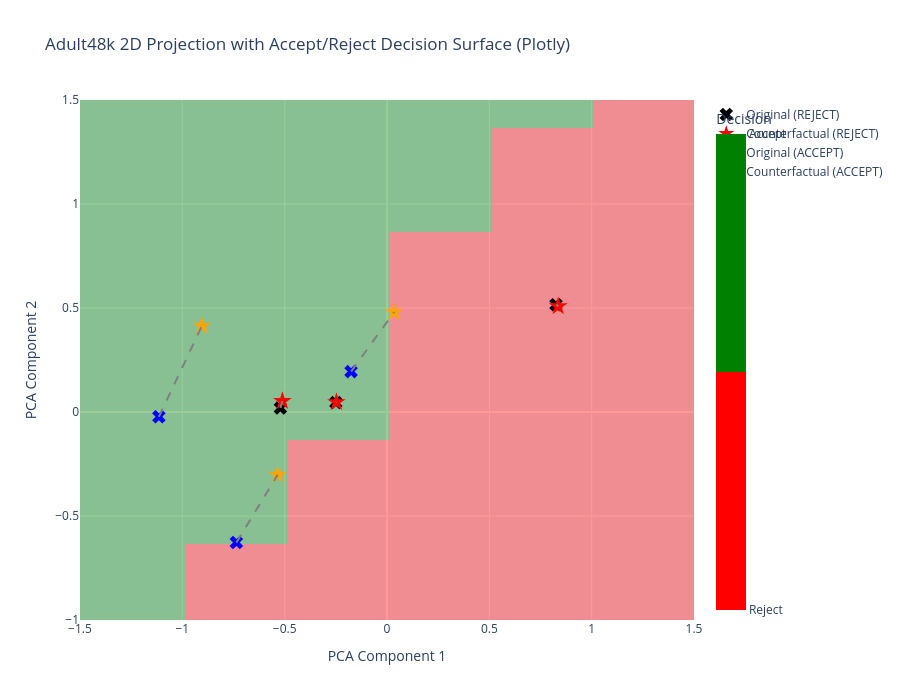

Here is the notebook cell this chart was saved with:
### Markdown cell above
### Plotly

### Code cell
import plotly.graph_objects as go
import plotly.express as px

# Project to 2D using PCA (already done)
# X_proj, X_proj_test, accept_labels, accept_labels_test, rej_idx, acc_idx, cfs_test, test_dist_dict, n_features

# Decision surface grid
grid_points = np.c_[xx.ravel(), yy.ravel()]
Z_flat = Z.ravel()

# Plot decision surface as a heatmap
fig = go.Figure()

# Add decision surface
fig.add_trace(go.Heatmap(
    x=xx[0], y=yy[:,0], z=Z,
    colorscale=[[0, 'red'],
                [0.5, 'red'], 
                [0.5, 'green'],
                [1, 'green']],
    showscale=True,
    name='Accept/reject decision surface',
    colorbar=dict(
        tickvals=[0, 1],
        ticktext=['Reject', 'Accept'],
        title='Decision'
    ),
    opacity=0.4,
    zmin=0, zmax=1
))

x_original_2d_list = []
x_cf_2d_list = []
for idx in rej_idx[1:5]:
    x_original = cfs_test[idx]['original_instance'].values[0]
    x_cf = cfs_test[idx]['counterfactuals'].iloc[test_dist_dict[idx]['best_cf']].values[0][:n_features]
    x_original_2d = pca.transform(x_original.reshape(1, -1))[0]
    x_cf_2d = pca.transform(x_cf.reshape(1, -1))[0]
    x_original_2d_list.append(x_original_2d)
    x_cf_2d_list.append(x_cf_2d)

fig.add_trace(go.Scatter(
        x=[x[0] for x in x_original_2d_list],
        y=[x[1] for x in x_original_2d_list],
        mode='markers',
        marker=dict(symbol='x', color='black', size=12),
        line=dict(color='gray', dash='dash'),
        name='Original (REJECT)',
        showlegend=True,
        hovertext='REJECT (original)',
        hoverinfo='text'
    ))  
fig.add_trace(go.Scatter(
        x=[x[0] for x in x_cf_2d_list],
        y=[x[1] for x in x_cf_2d_list],
        mode='markers',
        marker=dict(symbol='star', color='red', size=14),
        name='Counterfactual (REJECT)',
        showlegend=True,
        hovertext='REJECT (counterfactual)',
        hoverinfo='text'
    )) 
for x, y in zip(x_original_2d_list, x_cf_2d_list):
    fig.add_trace(go.Scatter(
        x = [x[0], y[0]],
        y = [x[1], y[1]],
        mode='lines',
        line=dict(color='gray', dash='dash'),
        showlegend=False
    ))

x_original_2d_list = []
x_cf_2d_list = []
for idx in acc_idx[1:5]:
    x_original = cfs_test[idx]['original_instance'].values[0]
    x_cf = cfs_test[idx]['counterfactuals'].iloc[test_dist_dict[idx]['best_cf']].values[0][:n_features]
    x_original_2d = pca.transform(x_original.reshape(1, -1))[0]
    x_cf_2d = pca.transform(x_cf.reshape(1, -1))[0]
    x_original_2d_list.append(x_original_2d)
    x_cf_2d_list.append(x_cf_2d)
fig.add_trace(go.Scatter(
        x=[x[0] for x in x_original_2d_list],
        y=[x[1] for x in x_original_2d_list],
        mode='markers',
        marker=dict(symbol='x', color='blue', size=12),
        line=dict(color='gray', dash='dash'),
        name='Original (ACCEPT)',
        showlegend=True,
        hovertext='ACCEPT (original)',
        hoverinfo='text'
    ))  
fig.add_trace(go.Scatter(
        x=[x[0] for x in x_cf_2d_list],
        y=[x[1] for x in x_cf_2d_list],
        mode='markers',
        marker=dict(symbol='star', color='orange', size=14),
        name='Counterfactual (ACCEPT)',
        showlegend=True,
        hovertext='ACCEPT (counterfactual)',
        hoverinfo='text'
    )) 
for x, y in zip(x_original_2d_list, x_cf_2d_list):
    fig.add_trace(go.Scatter(
        x = [x[0], y[0]],
        y = [x[1], y[1]],
        mode='lines',
        line=dict(color='gray', dash='dash'),
        showlegend=False
    ))

# fig.add_trace(go.Scatter(
#         x=[x_original_2d[0], x_cf_2d[0]],
#         y=[x_original_2d[1], x_cf_2d[1]],
#         mode='lines',
#         line=dict(color='gray', dash='dash'),
#         #marker=dict(symbol='star', color='orange', size=14),
#         #name='Counterfactual (ACCEPT)',
#         showlegend=False
#     ))

fig.update_layout(
    title='Adult48k 2D Projection with Accept/Reject Decision Surface (Plotly)',
    xaxis_title='PCA Component 1',
    yaxis_title='PCA Component 2',
    legend=dict(itemsizing='constant'),
    width=900,
    height=700,
    xaxis=dict(range=[-1.5, 1.5]),
    yaxis=dict(range=[-1, 1.5])
)

fig.show()

### Figure 1 — Plotly figure (JSON) as saved in the notebook; plotly's stock layout.template omitted (floating-point values rounded to 4 significant figures; data arrays with more than 128 entries replaced by an {"elided": "..."} marker saying what was removed)
{"data": [{"colorbar": {"ticktext": ["Reject", "Accept"], "tickvals": [0, 1], "title": {"text": "Decision"}}, "colorscale": [[0, "red"], [0.5, "red"], [0.5, "green"], [1, "green"]], "name": "Accept/reject decision surface", "opacity": 0.4, "showscale": true, "type": "heatmap", "x": [-17.24, -16.74, -16.24, -15.74, -15.24, -14.74, -14.24, -13.74, -13.24, -12.74, -12.24, -11.74, -11.24, -10.74, -10.24, -9.736, -9.236, -8.736, -8.236, -7.736, -7.236, -6.736, -6.236, -5.736, -5.236, -4.736, -4.236, -3.736, -3.236, -2.736, -2.236, -1.736, -1.236, -0.7358, -0.2358, 0.2642, 0.7642, 1.264, 1.764, 2.264, 2.764, 3.264, 3.764, 4.264, 4.764, 5.264, 5.764, 6.264, 6.764, 7.264, 7.764, 8.264, 8.764, 9.264, 9.764, 10.26, 10.76, 11.26, 11.76, 12.26, 12.76, 13.26, 13.76, 14.26, 14.76, 15.26, 15.76, 16.26, 16.76, 17.26, 17.76, 18.26, 18.76, 19.26, 19.76, 20.26, 20.76, 21.26, 21.76, 22.26, 22.76, 23.26, 23.76, 24.26, 24.76], "y": [-27.38, -26.88, -26.38, -25.88, -25.38, -24.88, -24.38, -23.88, -23.38, -22.88, -22.38, -21.88, -21.38, -20.88, -20.38, -19.88, -19.38, -18.88, -18.38, -17.88, -17.38, -16.88, -16.38, -15.88, -15.38, -14.88, -14.38, -13.88, -13.38, -12.88, -12.38, -11.88, -11.38, -10.88, -10.38, -9.885, -9.385, -8.885, -8.385, -7.885, -7.385, -6.885, -6.385, -5.885, -5.385, -4.885, -4.385, -3.885, -3.385, -2.885, -2.385, -1.885, -1.385, -0.8846, -0.3846, 0.1154, 0.6154, 1.115, 1.615, 2.115, 2.615, 3.115, 3.615, 4.115, 4.615, 5.115, 5.615, 6.115, 6.615, 7.115, 7.615, 8.115, 8.615, 9.115, 9.615, 10.12, 10.62, 11.12, 11.62, 12.12, 12.62, 13.12, 13.62, 14.12, 14.62, 15.12, 15.62, 16.12, 16.62, 17.12, 17.62, 18.12, 18.62, 19.12, 19.62, 20.12, 20.62, 21.12, 21.62, 22.12, 22.62, 23.12, 23.62, 24.12, 24.62, 25.12, 25.62, 26.12], "z": {"elided": "108x85 int values"}, "zmax": 1, "zmin": 0}, {"hoverinfo": "text", "hovertext": "REJECT (original)", "line": {"color": "gray", "dash": "dash"}, "marker": {"color": "black", "size": 12, "symbol": "x"}, "mode": "markers", "name": "Original (REJECT)", "showlegend": true, "type": "scatter", "x": [-0.521, 2.183, 0.8257, -0.2497], "y": [0.01885, 1.125, 0.5159, 0.04556]}, {"hoverinfo": "text", "hovertext": "REJECT (counterfactual)", "marker": {"color": "red", "size": 14, "symbol": "star"}, "mode": "markers", "name": "Counterfactual (REJECT)", "showlegend": true, "type": "scatter", "x": [-0.511, 2.184, 0.8364, -0.2472], "y": [0.0527, 1.126, 0.5083, 0.04726]}, {"line": {"color": "gray", "dash": "dash"}, "mode": "lines", "showlegend": false, "type": "scatter", "x": [-0.521, -0.511], "y": [0.01885, 0.0527]}, {"line": {"color": "gray", "dash": "dash"}, "mode": "lines", "showlegend": false, "type": "scatter", "x": [2.183, 2.184], "y": [1.125, 1.126]}, {"line": {"color": "gray", "dash": "dash"}, "mode": "lines", "showlegend": false, "type": "scatter", "x": [0.8257, 0.8364], "y": [0.5159, 0.5083]}, {"line": {"color": "gray", "dash": "dash"}, "mode": "lines", "showlegend": false, "type": "scatter", "x": [-0.2497, -0.2472], "y": [0.04556, 0.04726]}, {"hoverinfo": "text", "hovertext": "ACCEPT (original)", "line": {"color": "gray", "dash": "dash"}, "marker": {"color": "blue", "size": 12, "symbol": "x"}, "mode": "markers", "name": "Original (ACCEPT)", "showlegend": true, "type": "scatter", "x": [-1.115, -0.1755, -1.7, -0.7359], "y": [-0.02288, 0.1941, -0.972, -0.6274]}, {"hoverinfo": "text", "hovertext": "ACCEPT (counterfactual)", "marker": {"color": "orange", "size": 14, "symbol": "star"}, "mode": "markers", "name": "Counterfactual (ACCEPT)", "showlegend": true, "type": "scatter", "x": [-0.9043, 0.03508, -1.639, -0.5344], "y": [0.4139, 0.4808, -0.7803, -0.3022]}, {"line": {"color": "gray", "dash": "dash"}, "mode": "lines", "showlegend": false, "type": "scatter", "x": [-1.115, -0.9043], "y": [-0.02288, 0.4139]}, {"line": {"color": "gray", "dash": "dash"}, "mode": "lines", "showlegend": false, "type": "scatter", "x": [-0.1755, 0.03508], "y": [0.1941, 0.4808]}, {"line": {"color": "gray", "dash": "dash"}, "mode": "lines", "showlegend": false, "type": "scatter", "x": [-1.7, -1.639], "y": [-0.972, -0.7803]}, {"line": {"color": "gray", "dash": "dash"}, "mode": "lines", "showlegend": false, "type": "scatter", "x": [-0.7359, -0.5344], "y": [-0.6274, -0.3022]}], "layout": {"height": 700, "legend": {"itemsizing": "constant"}, "title": {"text": "Adult48k 2D Projection with Accept/Reject Decision Surface (Plotly)"}, "width": 900, "xaxis": {"range": [-1.5, 1.5], "title": {"text": "PCA Component 1"}}, "yaxis": {"range": [-1, 1.5], "title": {"text": "PCA Component 2"}}}}
